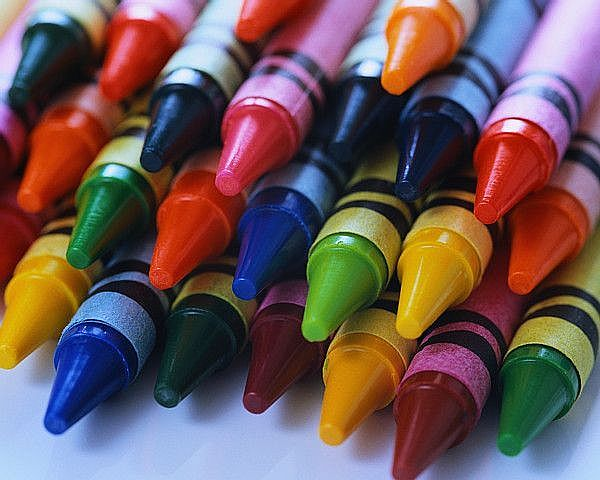
#> input picture laboratory/lab-1/src/sample.jpg, 600 x 480 px
$ python lab1.py
#> lines starting #> are read from the running program, lines starting #| are printed output that depends on the picture; after the words box and inside, x2 and y2 are one past the last pixel; in counts of white or black regions, pixels touching at a corner belong together
import cv2 as cv
import numpy as np

# ----- Loading images and basics -----

img = cv.imread("sample.jpg")
#> img is the input picture: shape (480, 600, 3); mean B, G, R 87.5, 86.5, 109.2
cv.imshow("Hey", img)
cv.waitKey(0)  # opencv waits

# x: # of columns
# y: # of rows
# c: B, G, R channel
print(img.shape)  # (x, y, c)
#| (480, 600, 3)

# may help for noise issue
# uint8: [0-255]
# float: [0-1]
print(img.dtype)
#| uint8

# ----- Convert the image to grayscale -----
# RGBA: A means transparency
img_gray = cv.cvtColor(img, cv.COLOR_BGR2GRAY)
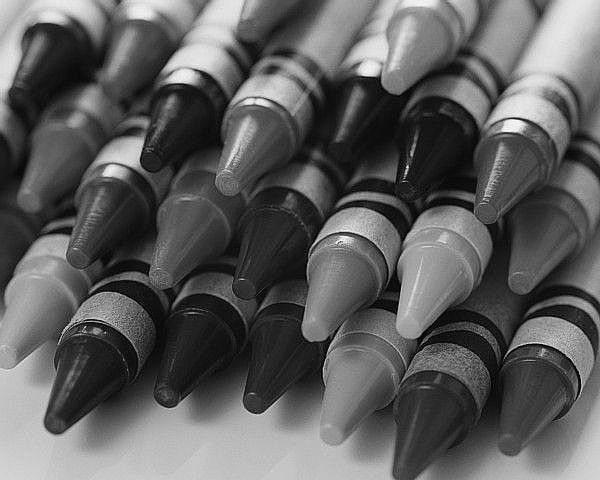
#> img_gray: shape (480, 600); min 0, max 253, mean 93.4
cv.imshow("Hey", img_gray)
cv.waitKey(0)

# x: # of columns
# y: # of rows
print(img_gray.shape)  # (x, y)
#| (480, 600)

print(img_gray.dtype)  # does not change
#| uint8

# --- Access the RGB pixel located at x=50, y=100, keeping in mind that
#     OpenCV stores images in BGR order rather than RGB ---
# 100th column, 50th row
# 100 is from left to right
# 50 is from top to bottom
b_pixel, g_pixel, r_pixel = img[100, 50]
#> b_pixel = 23; g_pixel = 19; r_pixel = 30
print("B={}, G={}, R={}".format(b_pixel, g_pixel, r_pixel))
#| B=23, G=19, R=30

# 100-150 columns
# 200-250 rows
roi = img[100:150, 200:250]
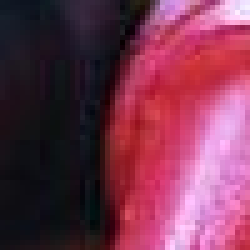
#> roi: shape (50, 50, 3) (shown 5 times larger); mean B, G, R 79.7, 53.8, 117.7
cv.imshow("JAasa", roi)
cv.waitKey(0)

# --- Numpy is an optimized library for fast array calculation ---

# accessing RED value (better way than img[10, 10, 2] for assignment 2)
print(img.item(10, 10, 2))
#| 212

# modifying RED value
img.itemset((10, 10, 2), 100)
#> img: shape (480, 600, 3); under 0.01% of pixels changed, all inside (x1, y1, x2, y2) = (10, 10, 11, 11)
print(img.item(10, 10, 2))
#| 100

# clipping due to overflow
x = np.uint8([250])
y = np.uint8([10])
print(cv.add(x, y)) # good : 250+10 = 260 => 255
print(x + y)        # bad  : 250+10 = 260 % 256 = 4


# --- Filters in OpenCV ---
# the filter below:
#   0  -1   0
#   -1  5   0
#   0  -1   0
# will sharpen the image
# create a kernel
kernel = np.array([
    [0, -1, 0],
    [-1, 5, -1],
    [0, -1, 0]], np.float32)  # np.float32 is common for kernel dtype
# -1 is for image depth, -1 means input and output have the same # of channels
img_mod = cv.filter2D(img, -1, kernel)
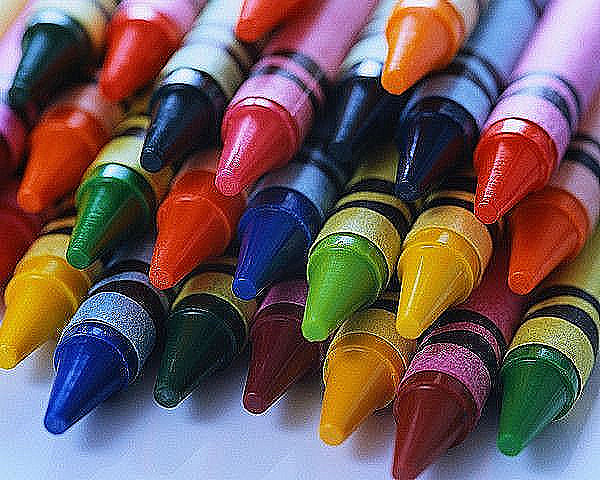
#> img_mod: shape (480, 600, 3); mean B, G, R 88.8, 87.8, 110.1
cv.imshow("sharpened", img_mod)
cv.waitKey(0)

# apply a box filter
box_kernel = np.array([
    [1, 1, 1],
    [1, 1, 1],
    [1, 1, 1]], np.float32)  # np.float32 is common for kernel dtype
img_box_kernel = cv.filter2D(img, -1, box_kernel)   # wrong way (every pixel tends to white)
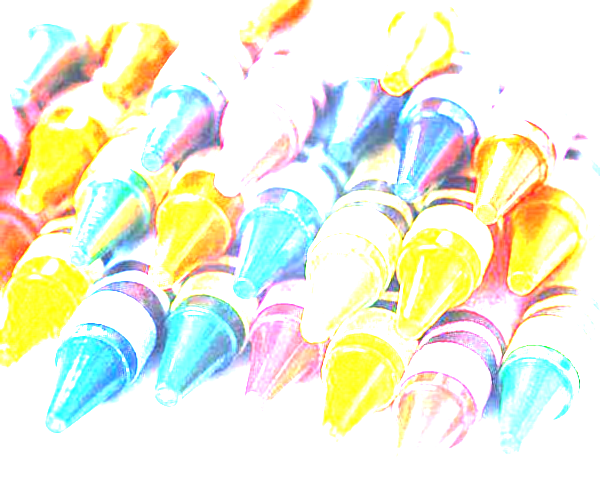
#> img_box_kernel: shape (480, 600, 3); mean B, G, R 218, 238.9, 237.1
cv.imshow("With box filter (wrong)", img_box_kernel)
cv.waitKey(0)
img_box_kernel = cv.filter2D(img, -1, box_kernel/9) # right way
cv.imshow("With box filter", img_box_kernel)
cv.waitKey(0)


# --- Gaussian blur and box blur ---
blank_image = np.zeros((100, 100))

# 0 is the variance
cv.GaussianBlur(img, (3, 3), 0, img)
cv.imshow("Gaussian Blurred", img)
cv.waitKey(0)
